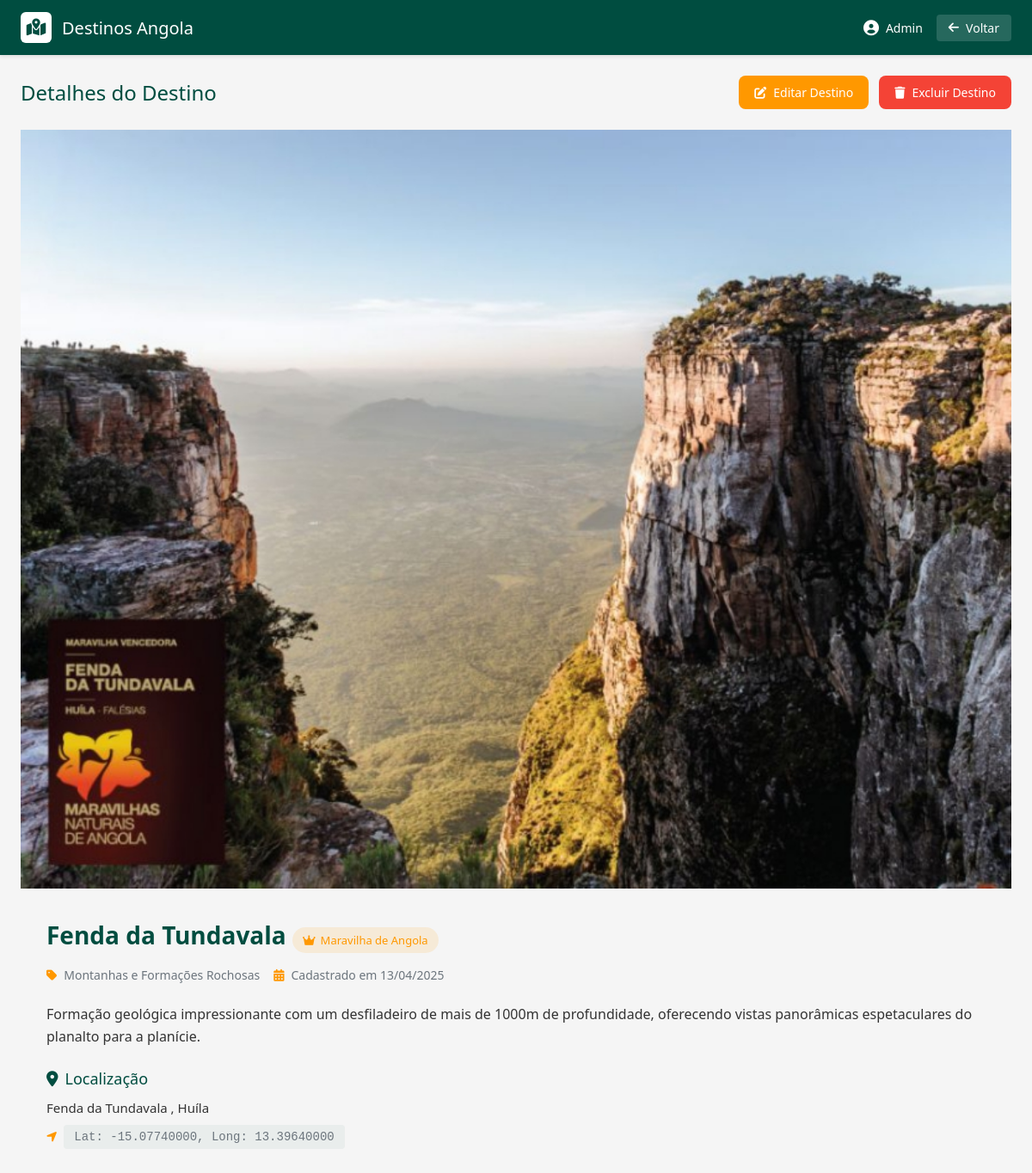
Screenshot of /admin/visualizar_destino.php?id=1 with the database file from the repository.
### tables this page shows
CREATE TABLE `destinos_turisticos` (
  `id` int(11) NOT NULL,
  `nome_destino` varchar(255) NOT NULL,
  `descricao` text NOT NULL,
  `imagem` varchar(255) NOT NULL,
  `id_categoria` int(11) DEFAULT NULL,
  `is_maravilha` tinyint(1) DEFAULT 0,
  `data_cadastro` timestamp NOT NULL DEFAULT current_timestamp(),
  `id_localizacao` int(11) NOT NULL
);

CREATE TABLE `categorias` (
  `id_categoria` int(11) NOT NULL,
  `nome_categoria` varchar(50) NOT NULL
);

CREATE TABLE `localizacoes` (
  `id_localizacao` int(11) NOT NULL,
  `latitude` decimal(10,8) DEFAULT NULL,
  `longitude` decimal(11,8) DEFAULT NULL,
  `nome_local` varchar(100) NOT NULL DEFAULT 'Local sem nome',
  `id_provincia` int(11) DEFAULT NULL
);

CREATE TABLE `provincias` (
  `id_provincia` int(11) NOT NULL,
  `nome_provincia` varchar(50) NOT NULL
);

### app/controllers/DestinoController.php (called while the page is built, shortened)
<?php
class DestinoController {
    public function obterDestinoDetalhado($id) {
        $db = Database::getConnection();
        $sql = "SELECT d.*, c.nome_categoria, l.nome_local, l.latitude, l.longitude, p.nome_provincia
                FROM destinos_turisticos d
                LEFT JOIN categorias c ON d.id_categoria = c.id_categoria
                LEFT JOIN localizacoes l ON d.id_localizacao = l.id_localizacao
                LEFT JOIN provincias p ON l.id_provincia = p.id_provincia
                WHERE d.id = :id";
        $stmt = $db->prepare($sql);
        $stmt->bindParam(':id', $id, PDO::PARAM_INT);
        $stmt->execute();
        return $stmt->fetch(PDO::FETCH_ASSOC);
    }
}

### admin/visualizar_destino.php (the view, shortened to what this page needs)
<?php
require_once('../app/controllers/DestinoController.php');
$id = (int)$_GET['id'];
$destinoController = new DestinoController();
$destino = $destinoController->obterDestinoDetalhado($id);
?>
<!DOCTYPE html>
<html lang="pt">
<head>
    <link rel="stylesheet" href="https://cdnjs.cloudflare.com/ajax/libs/font-awesome/6.0.0/css/all.min.css">
</head>
<body>
    <div class="top-bar">
        <div class="logo-section">
            <div class="logo-icon">
                <i class="fas fa-map-marked-alt"></i>
            </div>
            <h1>Destinos Angola</h1>
        </div>
        <div class="user-actions">
            <div class="user-info">
                <i class="fas fa-user-circle"></i>
                <span>Admin</span>
            </div>
            <a href="../admin/painel_destinos.php" class="back-btn">
                <i class="fas fa-arrow-left"></i>
                Voltar
            </a>
        </div>
    </div>
    <div class="content-wrapper">
        <div class="page-header">
            <h2 class="page-title">Detalhes do Destino</h2>
            <div class="action-buttons">
                <a href="editar_destino.php?id=<?php echo $destino['id']; ?>" class="btn btn-edit">
                    <i class="fas fa-edit"></i>
                    Editar Destino
                </a>
                <a href="javascript:void(0);" onclick="confirmarExclusao(<?php echo $destino['id']; ?>)" class="btn btn-delete">
                    <i class="fas fa-trash"></i>
                    Excluir Destino
                </a>
            </div>
        </div>
        <div class="destino-image">
    <?php if (!empty($destino['imagem'])): ?>
        <img src="../uploads/<?php echo htmlspecialchars($destino['imagem']); ?>"
             alt="<?php echo htmlspecialchars($destino['nome_destino']); ?>">
    <?php else: ?>
        <img src="../assets/img/sem-imagem.jpg" alt="Imagem não disponível">
    <?php endif; ?>
</div>
    <div class="destino-details">
        <h1 class="destino-title">
            <?php echo htmlspecialchars($destino['nome_destino']); ?>
            <?php if(isset($destino['is_maravilha']) && $destino['is_maravilha'] == 1): ?>
                <span class="badge badge-featured"><i class="fas fa-crown"></i> Maravilha de Angola</span>
            <?php endif; ?>
        </h1>
        <div class="destino-meta">
            <div class="meta-item">
                <i class="fas fa-tag"></i>
                <span><?php echo isset($destino['nome_categoria']) ? htmlspecialchars($destino['nome_categoria']) : 'Não categorizado'; ?></span>
            </div>
            <div class="meta-item">
                <i class="fas fa-calendar-alt"></i>
                <span>Cadastrado em <?php echo isset($destino['data_cadastro']) && !empty($destino['data_cadastro']) ? date('d/m/Y', strtotime($destino['data_cadastro'])) : 'Data desconhecida'; ?></span>
            </div>
        </div>
        <div class="destino-description">
            <p><?php echo nl2br(htmlspecialchars($destino['descricao'])); ?></p>
        </div>
        <div class="destino-location">
            <h3 class="location-title">
                <i class="fas fa-map-marker-alt"></i> Localização
            </h3>
            <div class="location-info">
                <span>
                    <?php echo isset($destino['nome_local']) ? htmlspecialchars($destino['nome_local']) : 'Local não especificado'; ?>
                    <?php if(isset($destino['nome_provincia'])): ?>, <?php echo htmlspecialchars($destino['nome_provincia']); ?><?php endif; ?>
                </span>
            </div>
            <?php if(isset($destino['latitude']) && isset($destino['longitude']) && !empty($destino['latitude']) && !empty($destino['longitude'])): ?>
                <div class="meta-item" style="margin-top: 10px;">
                    <i class="fas fa-location-arrow"></i>
                    <span class="coordenadas">
                        Lat: <?php echo htmlspecialchars($destino['latitude']); ?>,
                        Long: <?php echo htmlspecialchars($destino['longitude']); ?>
                    </span>
                </div>
            <?php endif; ?>
        </div>
    </div>
</div>
</body>
</html>

### admin/visualizar_destino.php (style rules this page uses)
:root { --primary: #004d40; --primary-light: #006355; --primary-dark: #003b32; --secondary: #ff9800; --secondary-light: #ffb74d; --text-dark: #333333; --text-light: #6c757d; --background: #f5f5f5; --white: #ffffff; --border: #e0e0e0; --success: #4caf50; --warning: #ff9800; --danger: #f44336; --info: #2196f3; --border-radius: 8px; --box-shadow: 0 2px 10px rgba(0, 0, 0, 0.1); --transition: all 0.3s ease; }
* { margin: 0; padding: 0; box-sizing: border-box; font-family: 'Segoe UI', sans-serif; }
body { background-color: var(--background); color: var(--text-dark); }
.top-bar { background-color: var(--primary); padding: 14px 24px; display: flex; align-items: center; justify-content: space-between; color: var(--white); box-shadow: 0 2px 4px rgba(0, 0, 0, 0.1); position: sticky; top: 0; z-index: 100; }
.logo-section { display: flex; align-items: center; }
.logo-section h1 { font-size: 20px; margin-left: 12px; font-weight: 500; }
.logo-icon { background-color: var(--white); color: var(--primary); width: 36px; height: 36px; border-radius: 6px; display: flex; align-items: center; justify-content: center; font-size: 20px; }
.user-actions { display: flex; align-items: center; gap: 16px; }
.user-info { display: flex; align-items: center; gap: 8px; font-size: 14px; }
.user-info i { font-size: 18px; }
.back-btn { display: flex; align-items: center; gap: 8px; background-color: rgba(255, 255, 255, 0.15); border: none; color: var(--white); padding: 6px 14px; border-radius: 4px; cursor: pointer; font-size: 14px; transition: var(--transition); text-decoration: none; }
.content-wrapper { padding: 24px; max-width: 1200px; margin: 0 auto; }
.page-header { display: flex; justify-content: space-between; align-items: center; margin-bottom: 24px; }
.page-title { font-size: 24px; font-weight: 500; color: var(--primary); }
.action-buttons { display: flex; gap: 12px; }
.btn { display: inline-flex; align-items: center; gap: 8px; padding: 10px 18px; border-radius: var(--border-radius); font-weight: 500; font-size: 14px; cursor: pointer; transition: var(--transition); border: none; text-decoration: none; }
.btn-edit { background-color: var(--secondary); color: var(--white); }
.btn-delete { background-color: var(--danger); color: var(--white); }
.destino-image { position: relative; height: 100%; min-height: 400px; }
.destino-image img { width: 100%; height: 100%; object-fit: cover; }
.destino-details { padding: 30px; }
.destino-title { font-size: 28px; font-weight: 600; color: var(--primary); margin-bottom: 16px; }
.destino-meta { display: flex; flex-wrap: wrap; gap: 16px; margin-bottom: 24px; }
.meta-item { display: flex; align-items: center; gap: 8px; font-size: 14px; color: var(--text-light); }
.meta-item i { color: var(--secondary); }
.destino-description { margin-bottom: 24px; line-height: 1.6; }
.destino-location { margin-bottom: 24px; }
.location-title { font-size: 18px; font-weight: 500; color: var(--primary); margin-bottom: 12px; display: flex; align-items: center; gap: 8px; }
.location-info { display: flex; align-items: center; gap: 12px; font-size: 15px; color: var(--text-dark); }
.coordenadas { background-color: rgba(0, 77, 64, 0.05); padding: 6px 12px; border-radius: 4px; font-family: monospace; font-size: 14px; }
.badge { display: inline-flex; align-items: center; padding: 6px 12px; border-radius: 100px; font-size: 13px; font-weight: 500; }
.badge-featured { background-color: rgba(255, 152, 0, 0.12); color: var(--secondary); }
.badge i { margin-right: 6px; }

### rows the page displays
destinos_turisticos: imagem (picture), nome_destino "Fenda da Tundavala", id_categoria.nome_categoria "Montanhas e Formações Rochosas", data_cadastro "13/04/2025", descricao "Formação geológica impressionante com um desfiladeiro de mais de 1000m de profundidade, oferecendo vistas panorâmicas espetaculares do planalto para a planície.", id_localizacao.nome_local "Fenda da Tundavala", provincias.nome_provincia "Huíla", id_localizacao.latitude "-15.07740000", id_localizacao.longitude "13.39640000"
